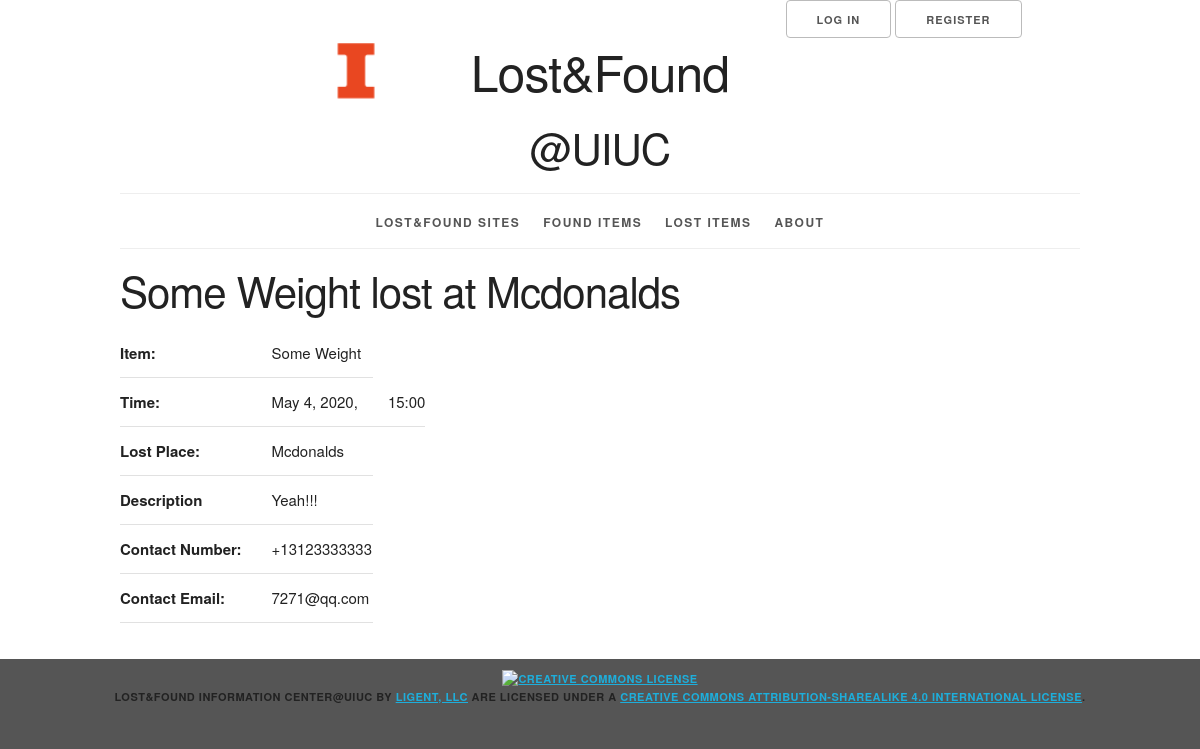
/item/lost/4/, run on the app's committed database.
### info/models.py (models this page shows, shortened)
class LostItem(models.Model):
    item_id = models.AutoField(primary_key=True)
    item_name = models.CharField(max_length=30)
    place = models.CharField(max_length=80)  # where the item is lost
    eventDate = models.DateField()
    eventTime = models.CharField(max_length=20)  # like 'around 2pm'
    registeredTime = models.DateTimeField(auto_now_add=True)
    description = models.CharField(max_length=80, null=True, blank=True)
    phone = PhoneNumberField(null=True, blank=True) # may changed to be autofilled later
    email = models.EmailField()
    found = models.BooleanField(default=False)
    user = models.ForeignKey(User, on_delete=models.CASCADE)
    def __str__(self):
        return '%s lost at %s' % (self.item_name, self.place)
    class Meta:
        ordering = ['registeredTime']

### info/views.py (the view)
class LostItemDetail(View):
    def get(self, request, pk):
        item = get_object_or_404(
            LostItem,
            pk=pk
        )
        return render(
            request,
            'info/lostitem_detail.html',
            {'item': item}
        )

### info/templates/info/lostitem_detail.html (shortened to what this page needs)
{% extends 'info/base.html' %}
{% block content %}
    <h2>{{ item }}</h2>
    <section>
        <table>
            <tr>
                <th>Item:</th>
                <td>{{ item.item_name }}</td>
            </tr>
            <tr>
                <th>Time:</th>
                <td>{{ item.eventDate}}, </td> <td> {{ item.eventTime}} </td>
            </tr>
            <tr>
                <th>Lost Place:</th>
                <td>{{ item.place}} </td>
            </tr>
            <tr>
                <th>Description</th>
                <td>{{ item.description}} </td>
            </tr>
            <tr>
                <th>Contact Number:</th>
                <td>{{ item.phone}}</td>
            </tr>
            <tr>
                <th>Contact Email:</th>
                <td>{{ item.email}}</td>
            </tr>
        </table>
    </section>
{% endblock %}

### info/static/info/skeleton.css (style rules this page uses)
html { font-size: 62.5%; }
body { font-size: 1.5em; line-height: 1.6; font-weight: 400; font-family: "Raleway", "HelveticaNeue", "Helvetica Neue", Helvetica, Arial, sans-serif; color: #222; }
h1, h2, h3, h4, h5, h6 { margin-top: 0; margin-bottom: 2rem; font-weight: 300; }
h2 { font-size: 3.6rem; line-height: 1.25; letter-spacing: -.1rem; }
@media (min-width: 550px) { h2 { font-size: 4.2rem; } }
th, td { padding: 12px 15px; text-align: left; border-bottom: 1px solid #E1E1E1; }
th:first-child, td:first-child { padding-left: 0; }
th:last-child, td:last-child { padding-right: 0; }
pre, blockquote, dl, figure, table, p, ul, ol, form { margin-bottom: 2.5rem; }

### info/static/info/style.css (style rules this page uses)
html { height: 100%; background-color: #555; }
body { background-color: white; }

### data on the page
LostItem: item_name+place "Some Weight lost at Mcdonalds", item_name "Some Weight", eventDate "May 4, 2020", eventTime "15:00", place "Mcdonalds", description "Yeah!!!", phone "+13123333333", email "7271@qq.com"
